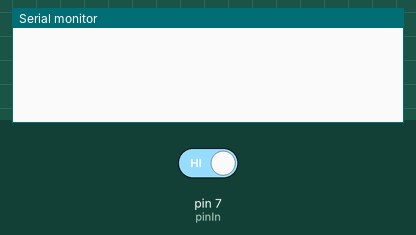
The sketch below on a simulated Arduino Uno, built with avr-gcc and run on an emulated ATmega328P. Shown: the last lines printed to the serial monitor. The test bench sets the inputs (shaded band); at power-on: pin 7 (pinIn) HIGH.

Above: at 1.2 s.
1.3 s: pin 7 (pinIn) driven LOW
At 1.46 s:
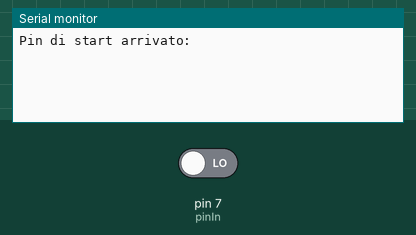
3.0 s: pin 7 (pinIn) driven HIGH
At 4.2 s:
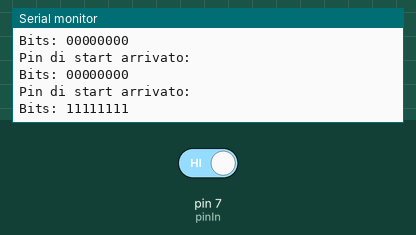

The sketch:

Ricezione.ino
```cpp
int pinIn = 7;
char charIn;
int bits[8];


void setup() {
  Serial.begin(1200);
  pinMode(pinIn, INPUT);

}

void loop() {

  int numberIn = 0;

  if(digitalRead(pinIn) == LOW)
  {
    Serial.println("Pin di start arrivato:");
    delayMicroseconds(1200);
    Serial.print("Bits: ");

    for(int i = 7; i>=0;i--)
    {
      if(digitalRead(pinIn) == LOW)
      {
        bits[i] = 0;
        Serial.print(bits[i]);

      }else
      {
        bits[i] = 1;
        Serial.print(bits[i]);
        numberIn = numberIn + pow(2, i);
      }

      delayMicroseconds(833);
    }
    Serial.println();

    //Serial.print("Numero In Ingresso = ");
    //Serial.println(numberIn);
    //charIn = numberIn;
    //Serial.println("Carattere In Ingresso = ");
    //Serial.println(charIn);
  }


}
```

Measured:
- after the input at 1.3 s, the serial monitor: prints a new line at once (image 1)
- after the input at 3.0 s, the serial monitor: prints a new line after 0.50 s (image 2)
